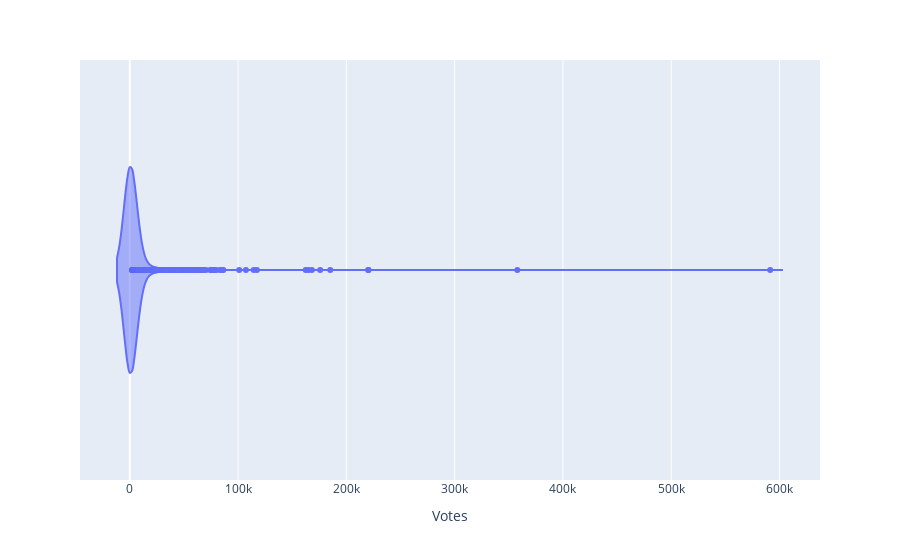

Here is the notebook cell this chart was saved with:
### Code cell
iplot(px.violin(data_frame=data,x="Votes"))

### Figure 1 — Plotly figure (JSON) as saved in the notebook; plotly's stock layout.template omitted (floating-point values rounded to 4 significant figures; data arrays with more than 128 entries replaced by an {"elided": "..."} marker saying what was removed)
{"data": [{"alignmentgroup": "True", "box": {"visible": false}, "hovertemplate": "Votes=%{x}<extra></extra>", "legendgroup": "", "marker": {"color": "#636efa"}, "name": "", "offsetgroup": "", "orientation": "h", "scalegroup": "True", "showlegend": false, "type": "violin", "x": {"elided": "5657 int values"}, "x0": " ", "xaxis": "x", "y0": " ", "yaxis": "y"}], "layout": {"legend": {"tracegroupgap": 0}, "margin": {"t": 60}, "violinmode": "group", "xaxis": {"anchor": "y", "domain": [0, 1], "title": {"text": "Votes"}}, "yaxis": {"anchor": "x", "domain": [0, 1]}}}
